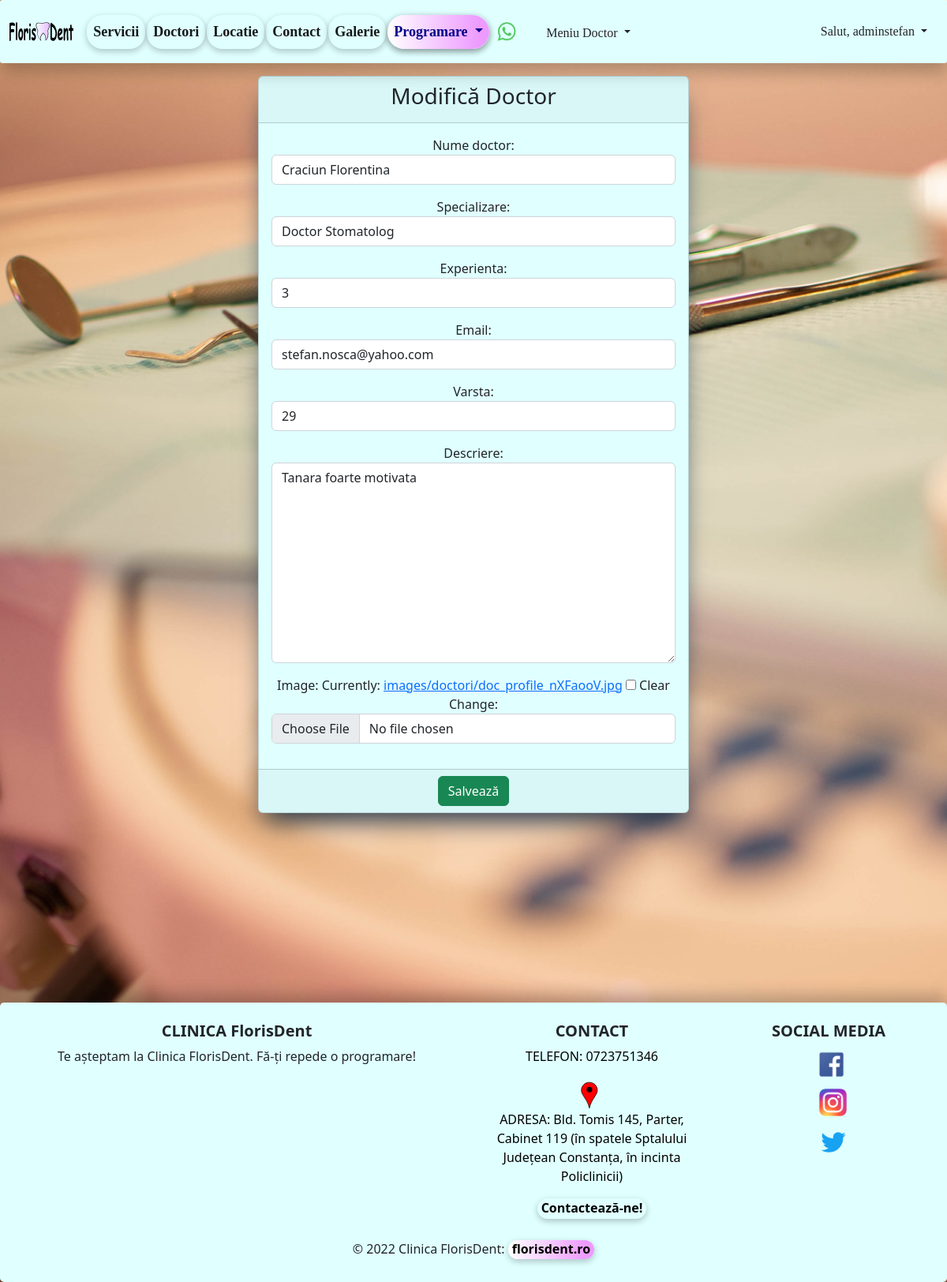
The page /update_doctori/12/ (signed in) on the database its author committed.
### doctori/models.py (models this page shows, shortened)
class Doctor(models.Model):
    nume_doctor = models.CharField(max_length=40)
    specializare = models.CharField(max_length=50)
    experienta = models.IntegerField()
    email = models.EmailField(blank=True, max_length=50)
    descriere = models.TextField(blank=True, max_length=300)
    varsta = models.IntegerField()
    image = models.ImageField(upload_to='images/doctori/', null=True, blank=True)
    active = models.BooleanField(default=True)
    created_at = models.DateTimeField(default=datetime.now)
    updated_at = models.DateTimeField(auto_now=True)

### doctori/views.py (the view)
# urls.py: path('update_doctori/<int:pk>/', views.DoctoriUpdateView.as_view(), name='update-doctori'),
class DoctoriUpdateView(LoginRequiredMixin, UpdateView):
    template_name = 'doctori/update_doctori.html'
    model = Doctor
    form_class = DoctorForm
    success_url = reverse_lazy('list-of-doctori')

### doctori/forms.py
class DoctorForm(forms.ModelForm):
    class Meta:
        model = Doctor
        fields = ['nume_doctor', 'specializare', 'experienta', 'email', 'varsta', 'descriere', 'image']
        widgets = {
            'nume_doctor': TextInput(attrs={'placeholder': 'Introduceti numele complet', 'class': 'form-control'}),
            'specializare': TextInput(
                attrs={'placeholder': 'Introduceti specializarea dumneavoastra', 'class': 'form-control'}),
            'experienta': TextInput(
                attrs={'placeholder': 'Introduceti experienta in domeniul (ani)', 'class': 'form-control',
                       'type': 'number'}),
            'email': EmailInput(attrs={'placeholder': 'Introduceti adresa de email...', 'class': 'form-control'}),
            'varsta': TextInput(attrs={'placeholder': 'Introduceti varsta', 'class': 'form-control', 'type': 'number'}),
            'descriere': Textarea(
                attrs={'placeholder': 'Scrieti cateva cuvinte despre dumneavoastra', 'class': 'form-control'}),
        }
    def __init__(self, *args, **kwargs):
        super().__init__(*args, **kwargs)
        self.fields['image'].widget.attrs['class'] = 'form-control'

### templates/doctori/update_doctori.html (shortened to what this page needs)
{% extends 'base.html' %}
{% block content %}
    <div class="container text-center">
        <div class="row">
            <div class="col-md-6 offset-md-3">
                <div class="card" style="box-shadow: rgb(38, 57, 77) 0px 20px 30px -10px; background-color: lightcyan">
                    <div class="card-header">
                        <h3 class="text-center">Modifică Doctor</h3>
                    </div>
                    <form method="post" enctype="multipart/form-data">
                        <div class="card-body">
                            {{ form.as_p }}
                        </div>
                        <div class="card-footer text-center">
                            <button type="submit" class="btn btn-success">Salvează</button>
                        </div>
                    </form>
                </div>
                <br><br>
            </div>
        </div>
    </div>
{% endblock %}

### templates/navbar.html (shortened to what this page needs)
{% load static %}
<nav class="navbar navbar-expand-sm sticky-top" style="background-color: #e0ffff; height: 80px">
    <div class="container-fluid">
        <a id="navbar-brand" class="navbar-brand" href="{% url 'home' %}" title="Prima Pagina FlorisDent">
            <img src="{% static 'images/florisdent_logo.svg' %}"
                 style="height: 1.6rem;">
        </a>
        <br>
        <div class="collapse navbar-collapse" id="navbarSupportedContent">
            <ul class="navbar-nav me-auto mb-2 mb-lg-0">
                <li class="nav-item">
                    <a class="nav-link active" aria-current="page" href="{% url 'list-preturi' %}"
                       title="Vezi serviciile noastre!">Servicii</a>
                </li>
                <li class="nav-item">
                    <a class="nav-link active" aria-current="page" href="{% url 'list-of-doctori' %}"
                       title="Vezi doctorii nostri!">Doctori</a>
                </li>
                <li class="nav-item d-flex">
                    <a class="nav-link active" aria-current="page" href="{% url 'locatie' %}"
                       title="Vezi unde ne gasesti in Constanta">Locatie
                    </a>
                </li>
                <li class="nav-item d-flex">
                    <a class="nav-link active" aria-current="page" href="{% url 'create-mesaj' %}"
                       title="Contacteaza-ne!">Contact
                    </a>
                </li>
                <li class="nav-item d-flex">
                    <a class="nav-link active" aria-current="page" href="{% url 'galerie' %}"
                       title="Vezi Galeria FlorisDent!">Galerie
                    </a>
                </li>
                <li class="nav-item dropdown">
                    <a class="nav-link dropdown-toggle" href="#" role="button" data-bs-toggle="dropdown"
                       aria-expanded="false" title="Fa o programare!" style="color: darkblue; box-shadow: rgba(0, 0, 0, 0.24) 0px 3px 8px;
                        border-radius: 25px; background: rgb(252,252,252); background: linear-gradient(90deg, rgba(255,255,255,1) 0%, rgba(237,155,255,1) 90%);">
                        Programare
                    </a>
                </li>
                <a class="navbar-brand"
                   href="https://api.whatsapp.com/send?phone=+40736407327&text=Buna ziua, as dori o programare, ma puteti ajuta?"
                   title="Contacteaza-ne prin WhatsApp">
                    <img src="{% static 'images/wapp.png' %}" style="height: 25px; padding-top: 1px">
                </a>
                {% if user.is_authenticated %}
                    <div class="dropdown">
                    <button class="btn b_doctor dropdown-toggle" type="button" data-bs-toggle="dropdown"
                            aria-expanded="false" title="Vezi Meniul Doctorului">
                        Meniu Doctor
                    </button>
                {% endif %}
                </div>
            </ul>
            {% if user.is_authenticated %}
                <div class="dropdown">
                    <button class="btn b_user dropdown-toggle" type="button" data-bs-toggle="dropdown"
                            aria-expanded="false">
                        Salut, {{ user }}
                    </button>
                </div>
            {% endif %}
        </div>
    </div>
</nav>

### static/css/main.css (style rules this page uses)
.nav-link { font-size: large; }

### templates/navbar.html (style rules this page uses)
#navbar-brand { margin-bottom: 5px; padding-bottom: 5px; }
.navbar { border-radius: 3px; box-shadow: rgba(0, 0, 0, 0.24) 0px 12px 20px; width: 100%; float: left; margin: 0 0 1em 0; padding: 0; }
.nav-item { font-weight: bold; font-size: small; font-family: "Microsoft Sans Serif"; margin: 1px; box-shadow: rgba(0, 0, 0, 0.24) 0px 3px 8px; color: black; border-radius: 20px; }
.b_user { border-radius: 25px; font-family: "Microsoft Sans Serif"; }
.b_doctor { border-radius: 25px; font-family: "Microsoft Sans Serif"; margin-top: 5px; }

### rows shown on the page
Doctor: nume_doctor "Craciun Florentina", specializare "Doctor Stomatolog", experienta "3", email "stefan.nosca@yahoo.com", varsta "29", descriere "Tanara foarte motivata"

### other values the page prints
{{ user }} "adminstefan"
